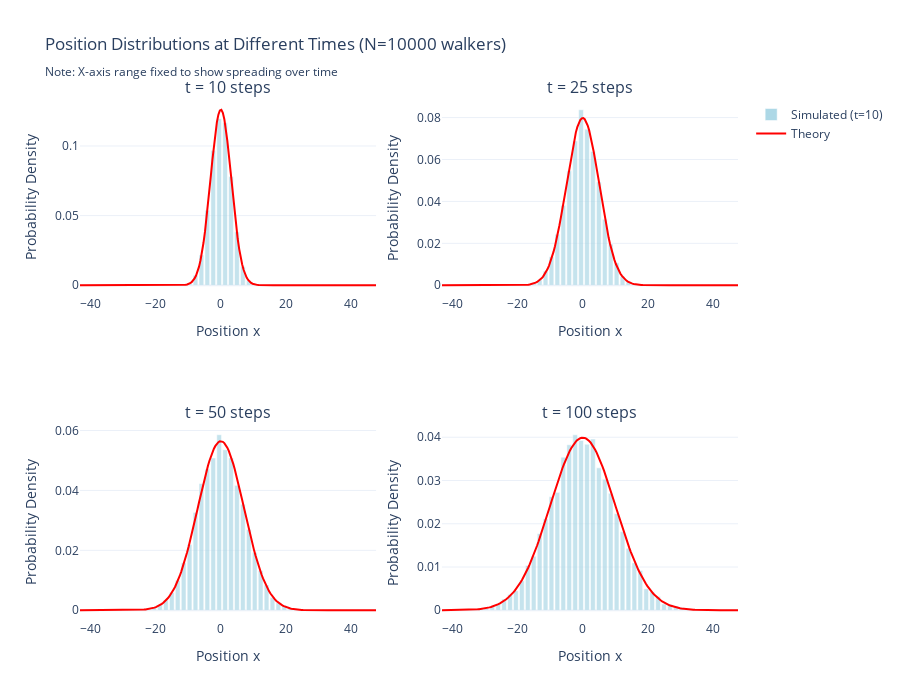

The cell this chart's notebook holds for it:
### Code cell
# Example 4: Distribution at different times (verify Gaussian)
print("\n=== Example 4: Spatial Distribution at Different Times ===")

# Run more walkers for better statistics
num_walkers_dist = 10000
num_steps_dist = 100
trajectories_dist = simulate_ensemble(mu=0, sigma=1, num_steps=num_steps_dist, num_walkers=num_walkers_dist)

# Choose times to examine
times = [10, 25, 50, 100]

# Determine global x-axis range based on the final time distribution
final_positions = trajectories_dist[:, max(times)]
x_min = final_positions.min()
x_max = final_positions.max()
# Add some padding
x_range = [x_min * 1.1, x_max * 1.1]

fig = make_subplots(
    rows=2, cols=2,
    subplot_titles=[f't = {t} steps' for t in times]
)

row_col = [(1,1), (1,2), (2,1), (2,2)]

for idx, (t_step, (row, col)) in enumerate(zip(times, row_col)):
    positions = trajectories_dist[:, t_step]
    
    # Histogram with consistent bins across the global range
    hist, bin_edges = np.histogram(positions, bins=50, density=True, range=x_range)
    bin_centers = (bin_edges[:-1] + bin_edges[1:]) / 2
    
    # Theoretical Gaussian - use the global x range
    D = 1**2 / 2
    variance = 2 * D * t_step
    x_theory = np.linspace(x_range[0], x_range[1], 200)
    gaussian = (1 / np.sqrt(2 * np.pi * variance)) * np.exp(-x_theory**2 / (2 * variance))
    
    # Add histogram
    fig.add_trace(
        go.Bar(
            x=bin_centers,
            y=hist,
            name=f'Simulated (t={t_step})',
            marker=dict(color='lightblue', opacity=0.7),
            showlegend=(idx == 0)
        ),
        row=row, col=col
    )
    
    # Add theoretical curve
    fig.add_trace(
        go.Scatter(
            x=x_theory,
            y=gaussian,
            mode='lines',
            name=f'Theory',
            line=dict(color='red', width=2),
            showlegend=(idx == 0)
        ),
        row=row, col=col
    )
    
    # Set consistent x-axis range for all subplots
    fig.update_xaxes(title_text='Position x', row=row, col=col, range=x_range)
    fig.update_yaxes(title_text='Probability Density', row=row, col=col)

fig.update_layout(
    title_text=f'Position Distributions at Different Times (N={num_walkers_dist} walkers)<br><sub>Note: X-axis range fixed to show spreading over time</sub>',
    template='plotly_white',
    height=700,
    showlegend=True
)

fig.show()

print(f"Number of walkers: {num_walkers_dist}")
print(f"X-axis range: [{x_range[0]:.1f}, {x_range[1]:.1f}]")
print(f"\nStandard deviations at different times:")
for t_step in times:
    positions = trajectories_dist[:, t_step]
    std_sim = np.std(positions)
    std_theory = np.sqrt(2 * D * t_step)
    print(f"  t={t_step:3d}: simulated={std_sim:.3f}, theory={std_theory:.3f}")

### Figure 1 — Plotly figure (JSON) as saved in the notebook; plotly's stock layout.template omitted (floating-point values rounded to 4 significant figures; data arrays with more than 128 entries replaced by an {"elided": "..."} marker saying what was removed)
{"data": [{"marker": {"color": "lightblue", "opacity": 0.7}, "name": "Simulated (t=10)", "showlegend": true, "type": "bar", "x": [-42.3, -40.48, -38.67, -36.85, -35.03, -33.22, -31.4, -29.59, -27.77, -25.95, -24.14, -22.32, -20.5, -18.69, -16.87, -15.05, -13.24, -11.42, -9.606, -7.789, -5.973, -4.157, -2.34, -0.5241, 1.292, 3.109, 4.925, 6.741, 8.558, 10.37, 12.19, 14.01, 15.82, 17.64, 19.46, 21.27, 23.09, 24.9, 26.72, 28.54, 30.35, 32.17, 33.99, 35.8, 37.62, 39.44, 41.25, 43.07, 44.88, 46.7], "xaxis": "x", "y": [0.0, 0.0, 0.0, 0.0, 0.0, 0.0, 0.0, 0.0, 0.0, 0.0, 0.0, 0.0, 0.0, 0.0, 0.0, 0.0, 0.0, 5.506e-05, 0.001046, 0.007157, 0.02169, 0.05384, 0.09668, 0.1196, 0.1166, 0.07801, 0.03837, 0.01343, 0.003303, 0.0006607, 5.506e-05, 0.0, 0.0, 0.0, 0.0, 0.0, 0.0, 0.0, 0.0, 0.0, 0.0, 0.0, 0.0, 0.0, 0.0, 0.0, 0.0, 0.0, 0.0, 0.0], "yaxis": "y"}, {"line": {"color": "red", "width": 2}, "mode": "lines", "name": "Theory", "showlegend": true, "type": "scatter", "x": {"elided": "200 float values"}, "xaxis": "x", "y": {"elided": "200 float values"}, "yaxis": "y"}, {"marker": {"color": "lightblue", "opacity": 0.7}, "name": "Simulated (t=25)", "showlegend": false, "type": "bar", "x": [-42.3, -40.48, -38.67, -36.85, -35.03, -33.22, -31.4, -29.59, -27.77, -25.95, -24.14, -22.32, -20.5, -18.69, -16.87, -15.05, -13.24, -11.42, -9.606, -7.789, -5.973, -4.157, -2.34, -0.5241, 1.292, 3.109, 4.925, 6.741, 8.558, 10.37, 12.19, 14.01, 15.82, 17.64, 19.46, 21.27, 23.09, 24.9, 26.72, 28.54, 30.35, 32.17, 33.99, 35.8, 37.62, 39.44, 41.25, 43.07, 44.88, 46.7], "xaxis": "x2", "y": [0.0, 0.0, 0.0, 0.0, 0.0, 0.0, 0.0, 0.0, 0.0, 0.0, 0.0, 0.0, 0.0, 0.0, 0.0005506, 0.001101, 0.002533, 0.006772, 0.0136, 0.02433, 0.03815, 0.05462, 0.06882, 0.08374, 0.07449, 0.06386, 0.04933, 0.03149, 0.01965, 0.01068, 0.004184, 0.001707, 0.0006056, 0.0002202, 0.0001101, 0.0, 0.0, 0.0, 0.0, 0.0, 0.0, 0.0, 0.0, 0.0, 0.0, 0.0, 0.0, 0.0, 0.0, 0.0], "yaxis": "y2"}, {"line": {"color": "red", "width": 2}, "mode": "lines", "name": "Theory", "showlegend": false, "type": "scatter", "x": {"elided": "200 float values"}, "xaxis": "x2", "y": {"elided": "200 float values"}, "yaxis": "y2"}, {"marker": {"color": "lightblue", "opacity": 0.7}, "name": "Simulated (t=50)", "showlegend": false, "type": "bar", "x": [-42.3, -40.48, -38.67, -36.85, -35.03, -33.22, -31.4, -29.59, -27.77, -25.95, -24.14, -22.32, -20.5, -18.69, -16.87, -15.05, -13.24, -11.42, -9.606, -7.789, -5.973, -4.157, -2.34, -0.5241, 1.292, 3.109, 4.925, 6.741, 8.558, 10.37, 12.19, 14.01, 15.82, 17.64, 19.46, 21.27, 23.09, 24.9, 26.72, 28.54, 30.35, 32.17, 33.99, 35.8, 37.62, 39.44, 41.25, 43.07, 44.88, 46.7], "xaxis": "x3", "y": [0.0, 0.0, 0.0, 0.0, 0.0, 0.0, 5.506e-05, 0.0, 5.506e-05, 5.506e-05, 5.506e-05, 0.0002753, 0.001046, 0.001872, 0.003413, 0.005946, 0.009965, 0.01586, 0.02191, 0.03265, 0.04228, 0.04713, 0.05082, 0.05858, 0.05357, 0.05082, 0.04168, 0.03535, 0.02698, 0.01927, 0.01321, 0.008423, 0.004294, 0.002477, 0.001652, 0.0004955, 0.0002202, 0.0001101, 0.0, 0.0, 5.506e-05, 0.0, 0.0, 0.0, 0.0, 0.0, 0.0, 0.0, 0.0, 0.0], "yaxis": "y3"}, {"line": {"color": "red", "width": 2}, "mode": "lines", "name": "Theory", "showlegend": false, "type": "scatter", "x": {"elided": "200 float values"}, "xaxis": "x3", "y": {"elided": "200 float values"}, "yaxis": "y3"}, {"marker": {"color": "lightblue", "opacity": 0.7}, "name": "Simulated (t=100)", "showlegend": false, "type": "bar", "x": [-42.3, -40.48, -38.67, -36.85, -35.03, -33.22, -31.4, -29.59, -27.77, -25.95, -24.14, -22.32, -20.5, -18.69, -16.87, -15.05, -13.24, -11.42, -9.606, -7.789, -5.973, -4.157, -2.34, -0.5241, 1.292, 3.109, 4.925, 6.741, 8.558, 10.37, 12.19, 14.01, 15.82, 17.64, 19.46, 21.27, 23.09, 24.9, 26.72, 28.54, 30.35, 32.17, 33.99, 35.8, 37.62, 39.44, 41.25, 43.07, 44.88, 46.7], "xaxis": "x4", "y": [0.0, 0.0, 0.0001101, 5.506e-05, 0.0001101, 0.0002753, 0.0003854, 0.0004404, 0.0008258, 0.001376, 0.002588, 0.003634, 0.004515, 0.006827, 0.01035, 0.0125, 0.01773, 0.02114, 0.02626, 0.02725, 0.0354, 0.03826, 0.04058, 0.03925, 0.03837, 0.03958, 0.03292, 0.03028, 0.02703, 0.02235, 0.01817, 0.01431, 0.01096, 0.009194, 0.004955, 0.004294, 0.003193, 0.001431, 0.001376, 0.0009359, 0.0006607, 0.0003303, 0.0001652, 5.506e-05, 0.0, 0.0, 5.506e-05, 5.506e-05, 0.0, 0.0], "yaxis": "y4"}, {"line": {"color": "red", "width": 2}, "mode": "lines", "name": "Theory", "showlegend": false, "type": "scatter", "x": {"elided": "200 float values"}, "xaxis": "x4", "y": {"elided": "200 float values"}, "yaxis": "y4"}], "layout": {"annotations": [{"font": {"size": 16}, "showarrow": false, "text": "t = 10 steps", "x": 0.225, "xanchor": "center", "xref": "paper", "y": 1, "yanchor": "bottom", "yref": "paper"}, {"font": {"size": 16}, "showarrow": false, "text": "t = 25 steps", "x": 0.775, "xanchor": "center", "xref": "paper", "y": 1, "yanchor": "bottom", "yref": "paper"}, {"font": {"size": 16}, "showarrow": false, "text": "t = 50 steps", "x": 0.225, "xanchor": "center", "xref": "paper", "y": 0.375, "yanchor": "bottom", "yref": "paper"}, {"font": {"size": 16}, "showarrow": false, "text": "t = 100 steps", "x": 0.775, "xanchor": "center", "xref": "paper", "y": 0.375, "yanchor": "bottom", "yref": "paper"}], "height": 700, "showlegend": true, "title": {"text": "Position Distributions at Different Times (N=10000 walkers)<br><sub>Note: X-axis range fixed to show spreading over time</sub>"}, "xaxis": {"anchor": "y", "domain": [0, 0.45], "range": [-43.21, 47.61], "title": {"text": "Position x"}}, "xaxis2": {"anchor": "y2", "domain": [0.55, 1], "range": [-43.21, 47.61], "title": {"text": "Position x"}}, "xaxis3": {"anchor": "y3", "domain": [0, 0.45], "range": [-43.21, 47.61], "title": {"text": "Position x"}}, "xaxis4": {"anchor": "y4", "domain": [0.55, 1], "range": [-43.21, 47.61], "title": {"text": "Position x"}}, "yaxis": {"anchor": "x", "domain": [0.625, 1], "title": {"text": "Probability Density"}}, "yaxis2": {"anchor": "x2", "domain": [0.625, 1], "title": {"text": "Probability Density"}}, "yaxis3": {"anchor": "x3", "domain": [0, 0.375], "title": {"text": "Probability Density"}}, "yaxis4": {"anchor": "x4", "domain": [0, 0.375], "title": {"text": "Probability Density"}}}}
